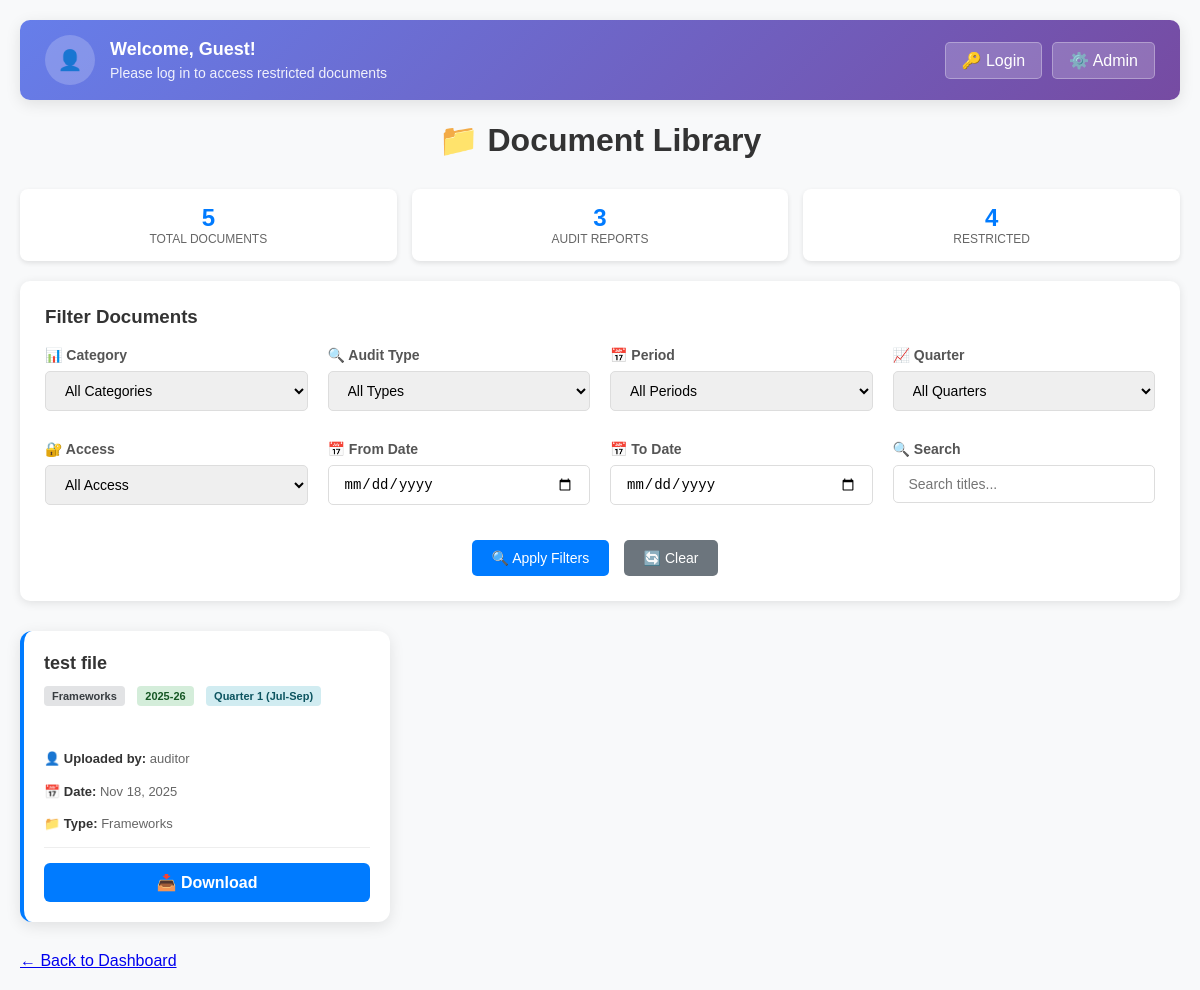
/documents/, run on the app's committed database.
### documents/models.py (models this page shows, shortened)
class Document(models.Model):
    AUDIT_TYPE_CHOICES = [
        ('BRANCH', 'Branch Audit'),
        ('IT', 'IT Audit'),
        ('INVESTIGATION', 'Investigation Audit'),
        ('HEAD_OFFICE', 'Head Office Organ Audit'),
        ('IFB', 'IFB Audit'),
    ]
    CATEGORY_CHOICES = [
        ('AUDIT_REPORTS', 'Audit Reports'),
        ('GUIDELINES', 'Guidelines'),
        ('CHARTERS', 'Charters'),
        ('FRAMEWORKS', 'Frameworks'),
        ('POLICIES', 'Policies'),
        ('PROCEDURES', 'Procedures'),
        ('MANUALS', 'Manuals'),
        ('TEMPLATES', 'Templates'),
        ('OTHER', 'Other Documents'),
    ]
    QUARTER_CHOICES = [
        ('Q1', 'Quarter 1 (Jul-Sep)'),
        ('Q2', 'Quarter 2 (Oct-Dec)'),
        ('Q3', 'Quarter 3 (Jan-Mar)'),
        ('Q4', 'Quarter 4 (Apr-Jun)'),
    ]
    title = models.CharField(max_length=255)
    audit_type = models.CharField(
        max_length=20,
        choices=AUDIT_TYPE_CHOICES,
        blank=True,
        null=True,
        help_text="Select audit type (for audit reports only)"
    )
    category = models.CharField(
        max_length=20,
        choices=CATEGORY_CHOICES,
        default='AUDIT_REPORTS',
        help_text="Select document category"
    )
    audit_period = models.ForeignKey(
        AuditPeriod,
        on_delete=models.CASCADE,
        related_name='documents'
    )
    quarter = models.CharField(
        max_length=2,
        choices=QUARTER_CHOICES,
        help_text="Select the quarter for this document"
    )
    uploaded_by = models.ForeignKey(
        settings.AUTH_USER_MODEL,
        on_delete=models.SET_NULL,
        null=True,
        blank=True,
        related_name='uploaded_documents'
    )
    pdf_file = models.FileField(upload_to=pdf_upload_path)
    restricted = models.BooleanField(default=False)
    allowed_users = models.ManyToManyField(
        settings.AUTH_USER_MODEL,
        blank=True,
        related_name='accessible_documents'
    )
    created_at = models.DateTimeField(auto_now_add=True)
    updated_at = models.DateTimeField(auto_now=True)
    class Meta:
        verbose_name = 'Document'
        verbose_name_plural = 'Documents'
        ordering = ['-category', '-audit_period__fiscal_year', '-quarter', '-created_at']
    def get_display_category(self):
        if self.category == 'AUDIT_REPORTS' and self.audit_type:
            return f"{self.get_audit_type_display()}"
        return self.get_category_display()

### audits/models.py (models this page shows, shortened)
class AuditPeriod(models.Model):
    fiscal_year = models.CharField(
        _('fiscal year'),
        max_length=7,
        unique=True,
        help_text=_('Format: YYYY-YY (e.g., 2025-26)')
    )
    start_date = models.DateField(_('start date'))
    end_date = models.DateField(_('end date'))
    is_active = models.BooleanField(_('is active'), default=True)
    class Meta:
        verbose_name = _('audit period')
        verbose_name_plural = _('audit periods')
        ordering = ['-fiscal_year']
    @property
    def year(self):
        """Backward compatibility - returns the start year of fiscal year"""
        return int(self.fiscal_year[:4])

### users/models.py (models this page shows)
class User(AbstractUser):
    email = models.EmailField(unique=True)

### documents/views.py (the view, shortened to what this page needs)
# urls.py: path('', views.DocumentListView.as_view(), name='document_list'),
class DocumentListView(ListView):
    model = Document
    template_name = 'documents/document-list.html'
    context_object_name = 'documents'
    paginate_by = 12
    def get_queryset(self):
        queryset = super().get_queryset().select_related('audit_period', 'uploaded_by')
        category = self.request.GET.get('category')
        audit_type = self.request.GET.get('audit_type')
        audit_period = self.request.GET.get('audit_period')
        quarter = self.request.GET.get('quarter')
        restricted = self.request.GET.get('restricted')
        date_from = self.request.GET.get('date_from')
        date_to = self.request.GET.get('date_to')
        search = self.request.GET.get('search')
        if category:
            queryset = queryset.filter(category=category)
        if audit_type:
            queryset = queryset.filter(audit_type=audit_type)
        if audit_period:
            queryset = queryset.filter(audit_period_id=audit_period)
        if quarter:
            queryset = queryset.filter(quarter=quarter)
        if restricted:
            if restricted == 'true':
                queryset = queryset.filter(restricted=True)
            elif restricted == 'false':
                queryset = queryset.filter(restricted=False)
        if date_from:
            queryset = queryset.filter(created_at__gte=date_from)
        if date_to:
            queryset = queryset.filter(created_at__lte=date_to)
        if search:
            queryset = queryset.filter(title__icontains=search)
        return queryset.order_by('-created_at')
    def get_context_data(self, **kwargs):
        context = super().get_context_data(**kwargs)
        context['category_choices'] = Document.CATEGORY_CHOICES
        context['audit_type_choices'] = Document.AUDIT_TYPE_CHOICES
        context['quarter_choices'] = Document.QUARTER_CHOICES
        context['audit_periods'] = AuditPeriod.objects.all()
        context['total_documents'] = Document.objects.count()
        context['audit_reports_count'] = Document.objects.filter(category='AUDIT_REPORTS').count()
        context['restricted_count'] = Document.objects.filter(restricted=True).count()
        return context

### documents/templates/documents/document_list.html (shortened to what this page needs)
<!DOCTYPE html>
<html>
<head>
</head>
<body>
    <div class="container">
        <div class="user-info">
            {% if user.is_authenticated %}
                <div class="user-details">
                    <div class="user-avatar">
                        {{ user.username|first|upper }}
                    </div>
                    <div class="user-text">
                        <h3>Welcome, {{ user.get_full_name|default:user.username }}!</h3>
                        <p>
                            {% if user.is_superuser %}
                                👑 Administrator
                            {% elif user.is_staff %}
                                ⚙️ Staff User
                            {% else %}
                                👤 Regular User
                            {% endif %}
                            • Joined: {{ user.date_joined|date:"M Y" }}
                        </p>
                    </div>
                </div>
                <div class="user-stats">
                    <div class="user-stat">
                        <span class="user-stat-number">{{ user_uploaded_count }}</span>
                        <span class="user-stat-label">Uploaded</span>
                    </div>
                    <div class="user-stat">
                        <span class="user-stat-number">{{ user_accessible_count }}</span>
                        <span class="user-stat-label">Accessible</span>
                    </div>
                </div>
                <div class="auth-buttons">
                    <a href="{% url 'admin:index' %}" class="btn-login" title="Admin Panel">
                        ⚙️ Admin
                    </a>
                    <a href="{% url 'logout' %}" class="btn-logout">
                        🚪 Logout
                    </a>
                </div>
            {% else %}
                <div class="user-details">
                    <div class="user-avatar">👤</div>
                    <div class="user-text">
                        <h3>Welcome, Guest!</h3>
                        <p>Please log in to access restricted documents</p>
                    </div>
                </div>
                <div class="auth-buttons">
                    <a href="{% url 'login' %}?next={{ request.path }}" class="btn-login">
                        🔑 Login
                    </a>
                    <a href="{% url 'admin:index' %}" class="btn-login">
                        ⚙️ Admin
                    </a>
                </div>
            {% endif %}
        </div>
        <h1>📁 Document Library</h1>
        <div class="stats">
            <div class="stat-card">
                <div class="stat-number">{{ total_documents }}</div>
                <div class="stat-label">Total Documents</div>
            </div>
            <div class="stat-card">
                <div class="stat-number">{{ audit_reports_count }}</div>
                <div class="stat-label">Audit Reports</div>
            </div>
            <div class="stat-card">
                <div class="stat-number">{{ restricted_count }}</div>
                <div class="stat-label">Restricted</div>
            </div>
        </div>
        <div class="filters">
            <h3 style="margin-top: 0; color: #333;">Filter Documents</h3>
            <form method="get" id="filter-form">
                <div class="filter-row">
                    <div class="filter-group">
                        <label>📊 Category</label>
                        <select name="category">
                            <option value="">All Categories</option>
                        </select>
                    </div>
                    <div class="filter-group">
                        <label>🔍 Audit Type</label>
                        <select name="audit_type">
                            <option value="">All Types</option>
                        </select>
                    </div>
                    <div class="filter-group">
                        <label>📅 Period</label>
                        <select name="audit_period">
                            <option value="">All Periods</option>
                        </select>
                    </div>
                    <div class="filter-group">
                        <label>📈 Quarter</label>
                        <select name="quarter">
                            <option value="">All Quarters</option>
                        </select>
                    </div>
                </div>
                <div class="filter-row">
                    <div class="filter-group">
                        <label>🔐 Access</label>
                        <select name="restricted">
                            <option value="">All Access</option>
                        </select>
                    </div>
                    <div class="filter-group">
                        <label>📅 From Date</label>
                        <input type="date" name="date_from" value="{{ request.GET.date_from }}">
                    </div>
                    <div class="filter-group">
                        <label>📅 To Date</label>
                        <input type="date" name="date_to" value="{{ request.GET.date_to }}">
                    </div>
                    <div class="filter-group">
                        <label>🔍 Search</label>
                        <input type="text" name="search" placeholder="Search titles..." value="{{ request.GET.search }}">
                    </div>
                </div>
                <div style="text-align: center; margin-top: 20px;">
                    <button type="submit" class="btn">🔍 Apply Filters</button>
                    <a href="?" class="btn btn-clear">🔄 Clear</a>
                </div>
            </form>
        </div>
        <div class="documents-grid">
            {% if documents %}
                {% for document in documents %}
                    {% if not document.restricted or user.is_authenticated and user in document.allowed_users.all or user == document.uploaded_by or user.is_superuser %}
                    <div class="document-card {% if document.restricted %}restricted{% endif %}">
                        <div class="document-header">
                            <h3 class="document-title">{{ document.title }}</h3>
                            <div class="document-badges">
                                <span class="badge badge-category">{{ document.get_category_display }}</span>
                                <span class="badge badge-period">{{ document.audit_period.fiscal_year }}</span>
                                <span class="badge badge-quarter">{{ document.get_quarter_display }}</span>
                            </div>
                        </div>
                        <div class="document-meta">
                            <p><strong>👤 Uploaded by:</strong>
                                {% if document.uploaded_by %}
                                    {% if document.uploaded_by == user %}
                                        <strong>You</strong>
                                    {% else %}
                                        {{ document.uploaded_by.get_full_name|default:document.uploaded_by.username }}
                                    {% endif %}
                                {% else %}
                                    Unknown
                                {% endif %}
                            </p>
                            <p><strong>📅 Date:</strong> {{ document.created_at|date:"M d, Y" }}</p>
                            <p><strong>📁 Type:</strong> {{ document.get_display_category }}</p>
                        </div>
                        <div class="document-actions">
                            {% if not document.restricted %}
                                <a href="{% url 'documents:document_download' document.pk %}" class="btn-download">
                                    📥 Download
                                </a>
                            {% endif %}
                        </div>
                    </div>
                    {% endif %}
                {% endfor %}
            {% endif %}
        </div>
        <div class="back-link">
            <a href="/">← Back to Dashboard</a>
        </div>
    </div>
</body>
</html>

### data on the page
Document: title "test file", category "Frameworks", audit_period.fiscal_year "2025-26", quarter "Quarter 1 (Jul-Sep)", uploaded_by.get_full_name "auditor", created_at "Nov 18, 2025", get_display_category "Frameworks", restricted "📥 Download"

### other printed values
{{ total_documents }} "5"
{{ audit_reports_count }} "3"
{{ restricted_count }} "4"
